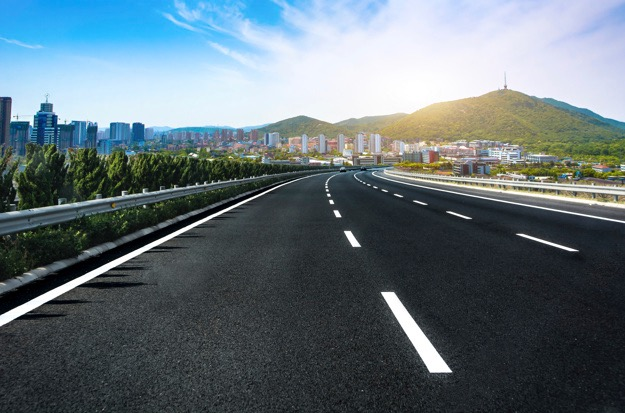
#> input picture Visao_Computacional/Parte3/images/estrada.jpg, 625 x 413 px
$ python cap02-18.2-opencv-drawing-texto.py --image images/estrada.jpg
#> lines starting #> are read from the running program, lines starting #| are printed output that depends on the picture; after the words box and inside, x2 and y2 are one past the last pixel; in counts of white or black regions, pixels touching at a corner belong together
# Gravando texto na imagem

# Para executar este script:
# python cap02-18.2-opencv-drawing-texto.py --image images/estrada.jpg

# Imports
import numpy as np
import argparse
import cv2

# Argumentos
ap = argparse.ArgumentParser()
ap.add_argument("-i", "--image", required = True, help = "Caminho para a imagem")
args = vars(ap.parse_args())

# Carregando a imagem
image = cv2.imread(args["image"])
#> image is the input picture: shape (413, 625, 3); mean B, G, R 119.3, 112.5, 98.2

# Gravando texto na imagem
fonte = cv2.FONT_HERSHEY_SIMPLEX
cv2.putText(image,'Estrada',(15,65), fonte, 2,(255,255,255),2,cv2.LINE_AA)
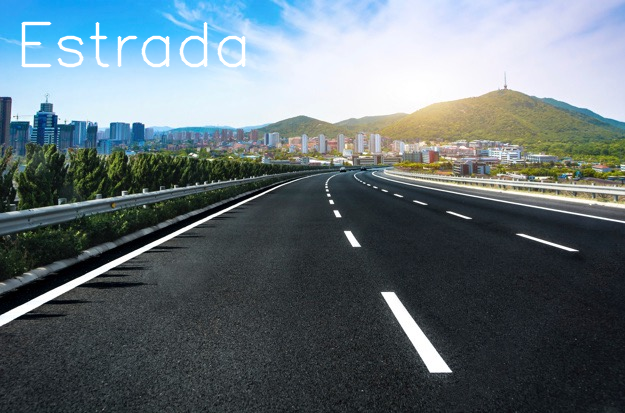
#> image: shape (413, 625, 3); 1.14% of pixels changed, all inside (x1, y1, x2, y2) = (21, 21, 246, 68)

# Mostra a imagem
cv2.imshow("Estrada", image)
cv2.waitKey(0)

$ run again, with Visao_Computacional/Parte3/images/familia.jpg copied over Visao_Computacional/Parte3/images/estrada.jpg
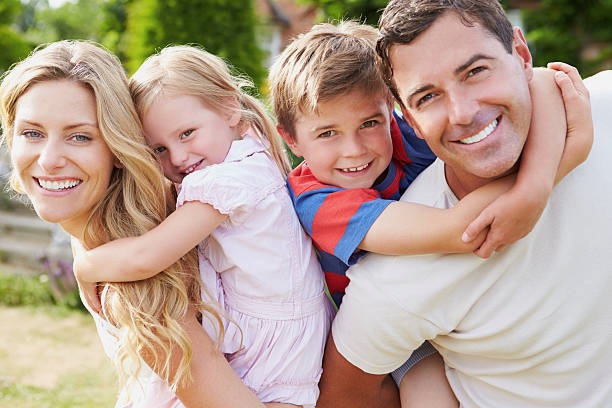
#> input picture Visao_Computacional/Parte3/images/familia.jpg, 612 x 408 px
#> image is the input picture: shape (408, 612, 3); mean B, G, R 145.8, 160.5, 183.2
#> `cv2.putText(image,'Estrada',(15,65), fonte, 2,(255,255,255),2,cv2.LINE..`:
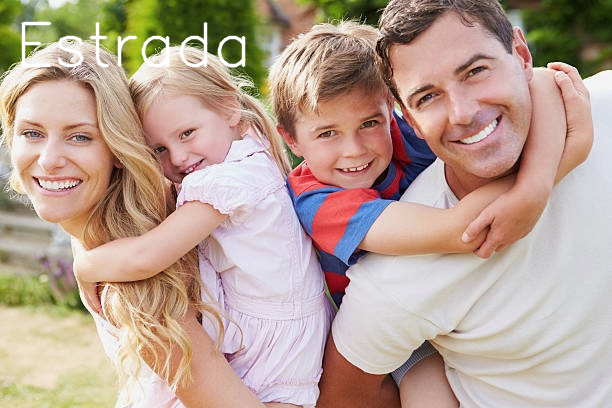
#> image: shape (408, 612, 3); 1.18% of pixels changed, all inside (x1, y1, x2, y2) = (21, 21, 246, 68)
